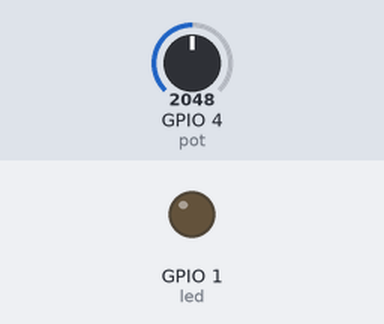
Recording of a sketch running on a simulated ESP32. Shown: output pins drawn as LEDs (lit = HIGH). The inputs (shaded band) are chosen by the test bench; at power-on: GPIO 4 (pot) = 2048. WiFi joins after 1.5 s; servers stay silent unless stated; web services answer with replies made up by the test bench; what the sketch prints to the serial monitor is not drawn.

Above: at 0.0 s.
At 2.6 s:
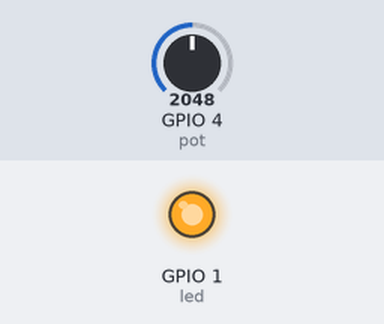
Timing chart, 0 to 4.1 s (numbered marks = the images above):
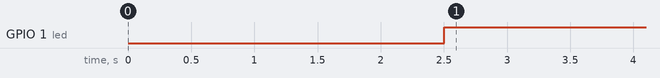

The sketch:

Esp32_Wifi_potenciometro.ino
```cpp
#include <WiFi.h>
#include <HTTPClient.h>

int led=1;

int pot=4;
int potValue=0;

String url="https://api.thingspeak.com/update?";
String api_key="NZUJ6QMBRY8VJSTS";
String sensor="field2";

void setup() {
  // put your setup code here, to run once:
  pinMode(1,OUTPUT);
  delay(1000);
  Serial.begin(115200);
  WiFi.begin("Guty", "123456789");

  while((WiFi.status() != WL_CONNECTED)){
    delay(500);
    Serial.print(".");
  }
  Serial.println("WiFi Connected");

}

void loop() {

  potValue=analogRead(pot);

  if(potValue>=1024){
    digitalWrite(led,HIGH);
  }
  else{
    digitalWrite(led,LOW);
  }
  if((WiFi.status()== WL_CONNECTED)){

    HTTPClient http;
    String message=url+"api_key="+api_key+"&"+sensor+"="+String(potValue);
    http.begin(message);

    int httpCode = http.GET();
    Serial.println(message);
    Serial.print("GET code:");
    Serial.println(httpCode);
    http.end();
  }
  delay(1000);

}
```

Measured:
- by itself, GPIO 1 (led): LOW → HIGH at 2.5 s
